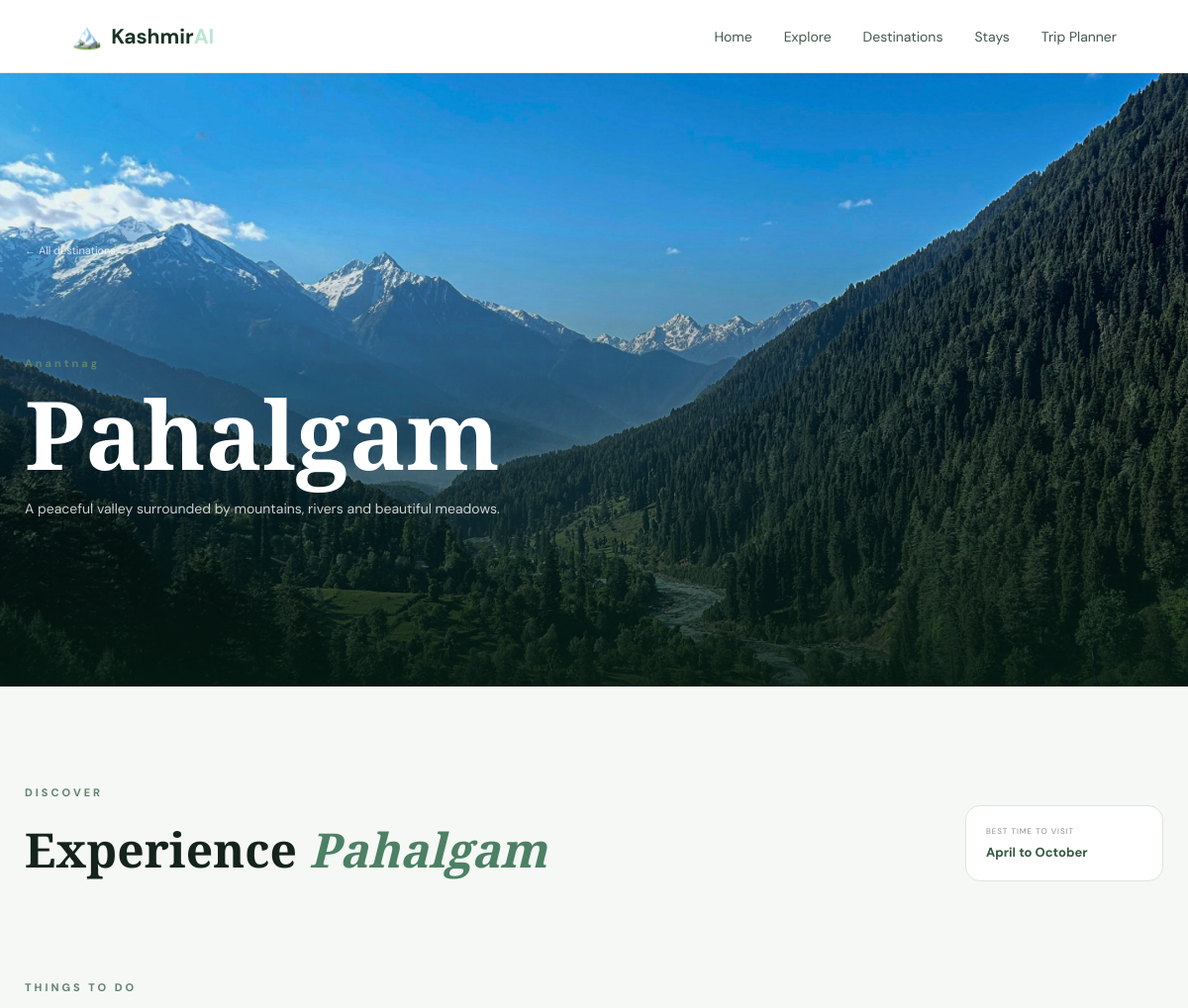
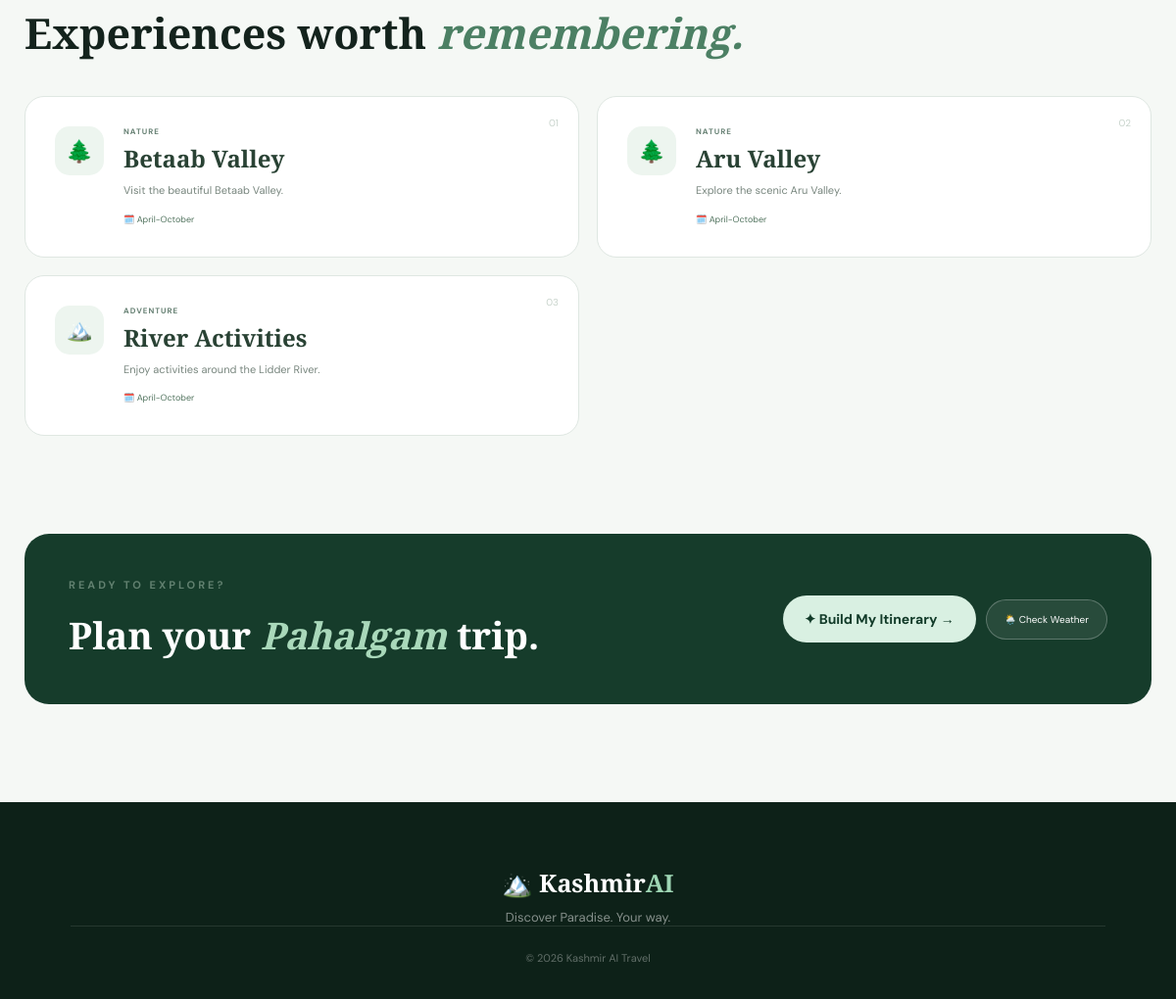
The page /destination/Pahalgam on the database its author committed (2 pictures, top to bottom).
### tables this page shows
CREATE TABLE destinations (

    id INTEGER PRIMARY KEY AUTOINCREMENT,

    name TEXT NOT NULL,

    location TEXT,

    category TEXT,

    description TEXT,

    image TEXT,

    best_time TEXT

);

CREATE TABLE activities (

    id INTEGER PRIMARY KEY AUTOINCREMENT,

    destination_id INTEGER,

    name TEXT NOT NULL,

    category TEXT,

    description TEXT,

    season TEXT,

    FOREIGN KEY (
        destination_id
    )
    REFERENCES destinations(id)

);

### app.py (the view)
@app.route("/destination/<destination_name>")
def destination_detail(destination_name):
    connection = get_db_connection()
    destination = connection.execute(
        """
        SELECT *
        FROM destinations
        WHERE LOWER(name) = LOWER(?)
        """,
        (destination_name,)
    ).fetchone()
    if destination is None:
        connection.close()
        return "Destination not found", 404
    activities = connection.execute(
        """
        SELECT *
        FROM activities
        WHERE destination_id = ?
        """,
        (destination["id"],)
    ).fetchall()
    connection.close()
    return render_template(
        "destination_detail.html",
        destination=destination,
        activities=activities
    )

### app.py (called while the page is built)
def get_db_connection():
    connection = sqlite3.connect(DATABASE)
    connection.row_factory = sqlite3.Row
    return connection

### templates/destination_detail.html (shortened to what this page needs)
<!DOCTYPE html>
<html lang="en">
<head>
    <link rel="stylesheet"
          href="{{ url_for('static', filename='css/style.css') }}">
</head>
<body class="destination-detail-page">
<header class="destination-navbar">
    <a href="/" class="logo destination-logo">
        <span class="logo-icon">🏔️</span>
        <span>
            Kashmir<span class="logo-ai">AI</span>
        </span>
    </a>
    <nav class="nav-links destination-nav">
        <a href="/">Home</a>
        <a href="/explore">Explore</a>
        <a href="/destinations">
            Destinations
        </a>
        <a href="/stays">
            Stays
        </a>
        <a href="/planner">
            Trip Planner
        </a>
    </nav>
</header>
<section
    class="detail-hero"
    style="background-image:
        url('{{ url_for(
            'static',
            filename='images/' + destination['image']
        ) }}');">
    <div class="detail-overlay">
        <a href="/destinations"
           class="back-link">
            ← All destinations
        </a>
        <div class="section-label">
            {{ destination["location"] }}
        </div>
        <h1>
            {{ destination["name"] }}
        </h1>
        <p>
            {{ destination["description"] }}
        </p>
    </div>
</section>
<section class="detail-section">
    <div class="detail-intro">
        <div>
            <div class="section-label">
                DISCOVER
            </div>
            <h2>
                Experience
                <span>{{ destination["name"] }}</span>
            </h2>
        </div>
        <div class="best-time">
            <small>
                BEST TIME TO VISIT
            </small>
            <strong>
                {{ destination["best_time"] }}
            </strong>
        </div>
    </div>
    <div class="activities-heading">
        <div class="section-label">
            THINGS TO DO
        </div>
        <h2>
            Experiences worth
            <span>remembering.</span>
        </h2>
    </div>
    <div class="activity-grid">
        {% for activity in activities %}
        <article class="activity-card">
            <div class="activity-number">
                {{ "%02d" | format(loop.index) }}
            </div>
            <div class="activity-icon">
                {% if activity["category"] == "adventure" %}
                    🏔️
                {% elif activity["category"] == "culture" %}
                    🏛️
                {% else %}
                    🌲
                {% endif %}
            </div>
            <div>
                <div class="activity-category">
                    {{ activity["category"] | upper }}
                </div>
                <h3>
                    {{ activity["name"] }}
                </h3>
                <p>
                    {{ activity["description"] }}
                </p>
                <span class="activity-season">
                    🗓️ {{ activity["season"] }}
                </span>
            </div>
        </article>
        {% endfor %}
    </div>
    <div class="detail-cta">
        <div>
            <div class="section-label">
                READY TO EXPLORE?
            </div>
            <h2>
                Plan your
                <span>{{ destination["name"] }}</span>
                trip.
            </h2>
        </div>
        <div class="detail-buttons">
            <a href="/planner"
               class="primary-btn">
                ✦ Build My Itinerary →
            </a>
            <a href="/weather"
               class="secondary-detail-btn">
                🌦️ Check Weather
            </a>
        </div>
    </div>
</section>
<footer>
    <div class="footer-logo">
        🏔️ Kashmir<span>AI</span>
    </div>
    <p>
        Discover Paradise. Your way.
    </p>
    <div class="copyright">
        © 2026 Kashmir AI Travel
    </div>
</footer>
</body>
</html>

### rows shown on the page
destinations: image (picture), location "Anantnag", name "Pahalgam", description "A peaceful valley surrounded by mountains, rivers and beautiful meadows.", best_time "April to October"
activities: index "01", category "NATURE", name "Betaab Valley", description "Visit the beautiful Betaab Valley.", season "April-October"
activities: index "02", category "NATURE", name "Aru Valley", description "Explore the scenic Aru Valley.", season "April-October"
activities: index "03", category "ADVENTURE", name "River Activities", description "Enjoy activities around the Lidder River.", season "April-October"
